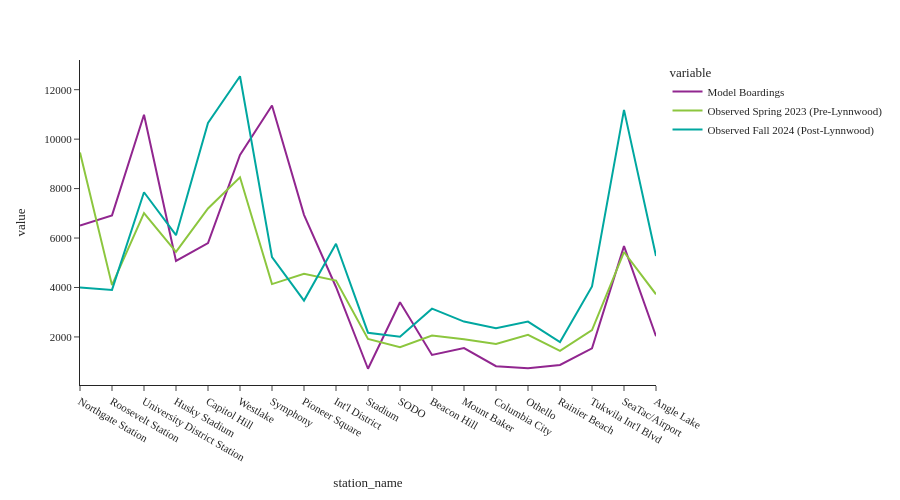

Notebook code cell kept with this figure:
### Code cell
fig = px.line(df_1_line)
fig.update_layout(height=500, width=900, font=dict(size=11),
                  yaxis_tickformat = '.00f')
fig.show()

### Figure 1 — Plotly figure (JSON) as saved in the notebook; plotly's stock layout.template omitted (floating-point values rounded to 4 significant figures)
{"data": [{"hovertemplate": "variable=Model Boardings<br>station_name=%{x}<br>value=%{y}<extra></extra>", "legendgroup": "Model Boardings", "line": {"color": "#91268F", "dash": "solid"}, "marker": {"symbol": "circle"}, "mode": "lines", "name": "Model Boardings", "orientation": "v", "showlegend": true, "type": "scatter", "x": ["Northgate Station", "Roosevelt Station", "University District Station", "Husky Stadium", "Capitol Hill", "Westlake", "Symphony", "Pioneer Square", "Int'l District", "Stadium", "SODO", "Beacon Hill", "Mount Baker", "Columbia City", "Othello", "Rainier Beach", "Tukwila Int'l Blvd", "SeaTac/Airport", "Angle Lake"], "xaxis": "x", "y": [6502.0, 6917.0, 10990.0, 5074.0, 5798.0, 9359.0, 11360.0, 6938.0, 4019.0, 713.1, 3403.0, 1273.0, 1550.0, 815.2, 736.6, 864.3, 1541.0, 5671.0, 2029.0], "yaxis": "y"}, {"hovertemplate": "variable=Observed Spring 2023 (Pre-Lynnwood)<br>station_name=%{x}<br>value=%{y}<extra></extra>", "legendgroup": "Observed Spring 2023 (Pre-Lynnwood)", "line": {"color": "#8CC63E", "dash": "solid"}, "marker": {"symbol": "circle"}, "mode": "lines", "name": "Observed Spring 2023 (Pre-Lynnwood)", "orientation": "v", "showlegend": true, "type": "scatter", "x": ["Northgate Station", "Roosevelt Station", "University District Station", "Husky Stadium", "Capitol Hill", "Westlake", "Symphony", "Pioneer Square", "Int'l District", "Stadium", "SODO", "Beacon Hill", "Mount Baker", "Columbia City", "Othello", "Rainier Beach", "Tukwila Int'l Blvd", "SeaTac/Airport", "Angle Lake"], "xaxis": "x", "y": [9458.0, 4095.0, 7011.0, 5440.0, 7196.0, 8457.0, 4137.0, 4552.0, 4278.0, 1920.0, 1587.0, 2059.0, 1909.0, 1713.0, 2088.0, 1436.0, 2278.0, 5435.0, 3725.0], "yaxis": "y"}, {"hovertemplate": "variable=Observed Fall 2024 (Post-Lynnwood)<br>station_name=%{x}<br>value=%{y}<extra></extra>", "legendgroup": "Observed Fall 2024 (Post-Lynnwood)", "line": {"color": "#00A7A0", "dash": "solid"}, "marker": {"symbol": "circle"}, "mode": "lines", "name": "Observed Fall 2024 (Post-Lynnwood)", "orientation": "v", "showlegend": true, "type": "scatter", "x": ["Northgate Station", "Roosevelt Station", "University District Station", "Husky Stadium", "Capitol Hill", "Westlake", "Symphony", "Pioneer Square", "Int'l District", "Stadium", "SODO", "Beacon Hill", "Mount Baker", "Columbia City", "Othello", "Rainier Beach", "Tukwila Int'l Blvd", "SeaTac/Airport", "Angle Lake"], "xaxis": "x", "y": [4002.0, 3902.0, 7852.0, 6116.0, 10660.0, 12540.0, 5227.0, 3470.0, 5770.0, 2171.0, 2010.0, 3143.0, 2621.0, 2353.0, 2621.0, 1794.0, 4043.0, 11180.0, 5276.0], "yaxis": "y"}], "layout": {"font": {"size": 11}, "height": 500, "legend": {"title": {"text": "variable"}, "tracegroupgap": 0}, "margin": {"t": 60}, "width": 900, "xaxis": {"anchor": "y", "domain": [0.0, 1.0], "title": {"text": "station_name"}}, "yaxis": {"anchor": "x", "domain": [0.0, 1.0], "tickformat": ".00f", "title": {"text": "value"}}}}
